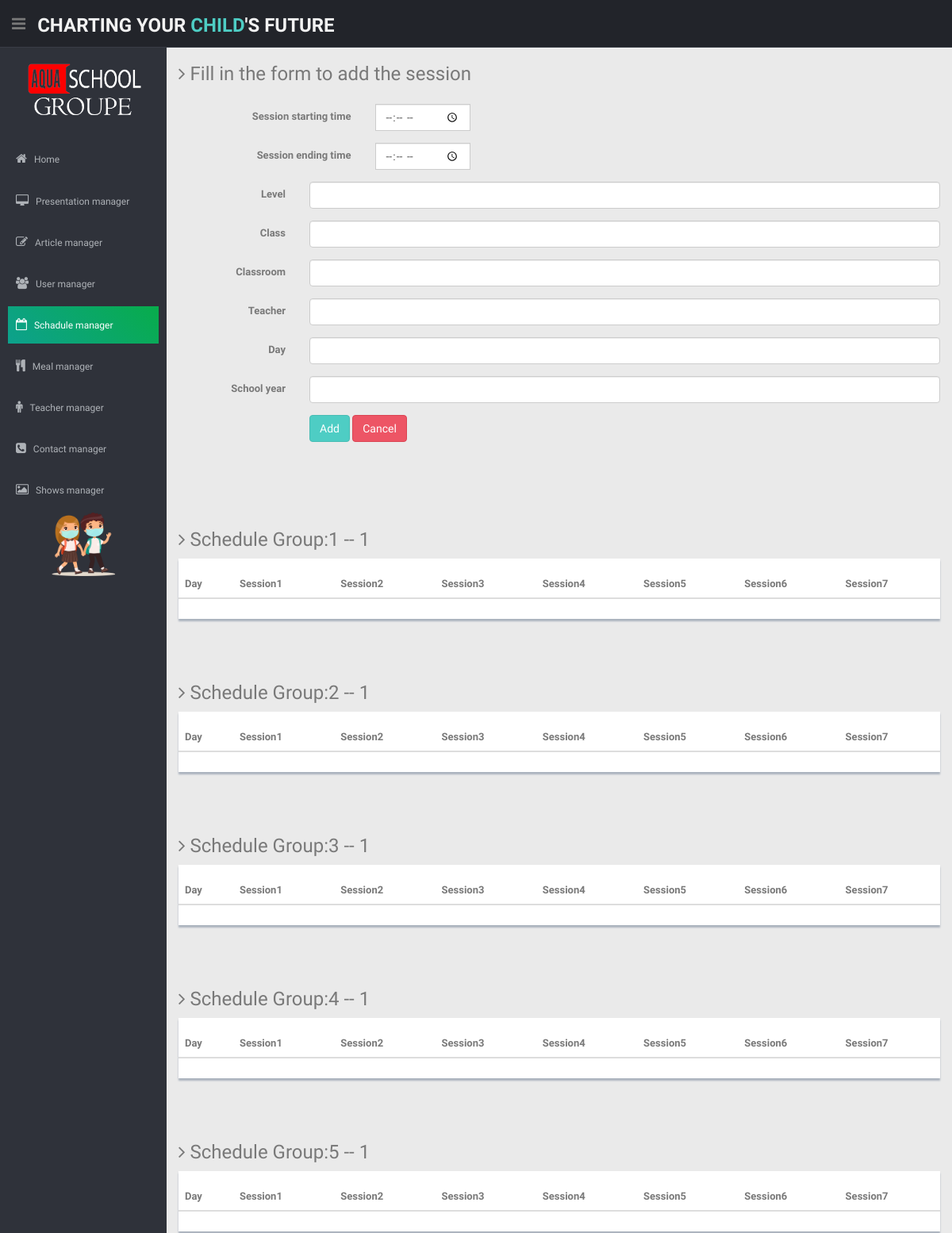
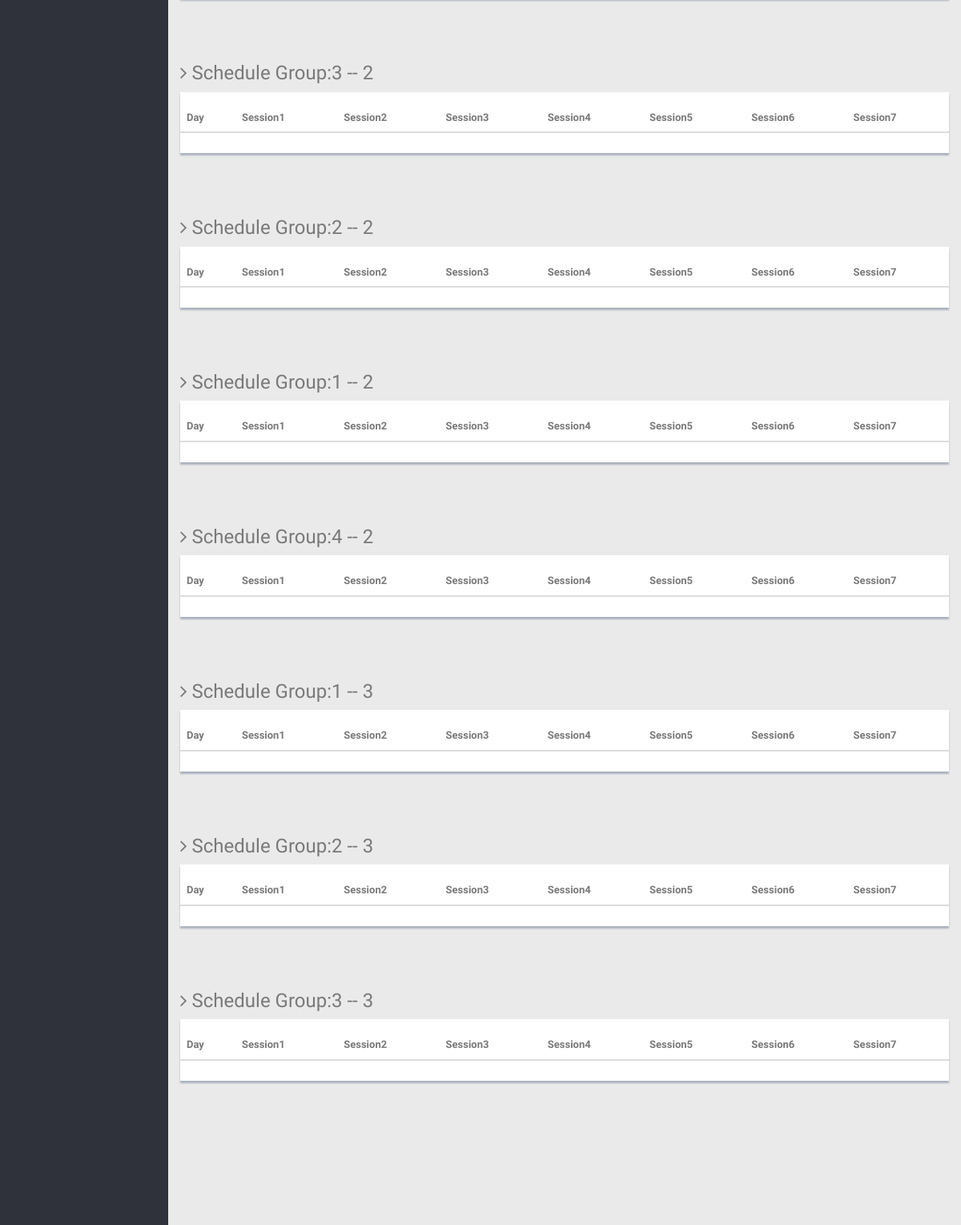
/scheduleView.php, run on the app's committed database (2 pictures, top to bottom).
### tables this page shows
CREATE TABLE IF NOT EXISTS `classes` (
  `id_class` int(11) NOT NULL AUTO_INCREMENT,
  `name_class` varchar(255) NOT NULL,
  `id_level` int(11) NOT NULL,
  PRIMARY KEY (`id_class`)
);

### scheduleView.php (the view, shortened to what this page needs)
<!DOCTYPE html>
<html lang="en">
<head>
  <link href="lib/bootstrap/css/bootstrap.min.css" rel="stylesheet">
  <link href="lib/font-awesome/css/font-awesome.css" rel="stylesheet" />
  <link href="css/style.css" rel="stylesheet">
  <link href="css/style-responsive.css" rel="stylesheet">
</head>
<body>
<section id="container">
    <header class="header black-bg">
      <div class="sidebar-toggle-box">
        <div class="fa fa-bars tooltips" data-placement="right" data-original-title="Toggle Navigation"></div>
      </div>
      <a href="index.php" class="logo"><b>Charting your <span>CHILD</span>'s future</b></a>
    </header>
    <aside>
      <div id="sidebar" class="nav-collapse ">
        <ul class="sidebar-menu" id="nav-accordion">
          <p class="centered"><a href="profile.html"><img data-placement="left" src="img/Artboard 5.png"  width="150"></a></p>
          <li class="mt">
            <a  href="index.php">
              <i class="fa fa-home"></i>
              <span>Home</span>
              </a>
          </li>
          <li class="sub-menu">
            <a href="javascript:;">
              <i class="fa fa-desktop"></i>
              <span>Presentation manager</span>
              </a>
          </li>
           <li class="sub-menu">
            <a href="javascript:;">
              <i class="fa fa-edit"></i>
              <span>Article manager</span>
              </a>
          </li>
          <li class="sub-menu">
            <a  href="javascript:;">
              <i class="fa fa-users"></i>
              <span>User manager</span>
              </a>
          </li>
           <li class="sub-menu">
            <a class="active" href="javascript:;">
              <i class="fa fa-calendar-o"></i>
              <span>Schadule manager</span>
              </a>
          </li>
          <li class="sub-menu">
            <a href="javascript:;">
              <i class="fa fa-cutlery"></i>
              <span>Meal manager</span>
              </a>
          </li>
           <li class="sub-menu">
            <a href="javascript:;">
              <i class="fa fa-male"></i>
              <span>Teacher manager</span>
              </a>
          </li>
          <li class="sub-menu">
            <a href="javascript:;">
              <i class="fa fa-phone-square"></i>
              <span>Contact manager</span>
              </a>
          </li>
           <li class="sub-menu">
            <a href="javascript:;">
              <i class="fa fa-picture-o"></i>
              <span>Shows manager</span>
              </a>
          </li>
          <p class="centered"><a href="profile.html"><img data-placement="left" src="img/Artboard_3.png"  width="80"></a></p>
    </aside>
    <section id="main-content">
      <section class="wrapper">
        <h3><i class="fa fa-angle-right"></i> Fill in the form to add the session</h3>
        <div class="row mt">
          <div class="col-lg-12">
            <div class="form-panel">
              <div class="form">
                <form class="cmxform form-horizontal style-form" id="signupForm" method="POST" action="">
                <div class="form-group">
                  <label class="control-label col-md-3">Session starting time</label>
                  <div class="col-md-4">
                    <div class="input-group bootstrap-timepicker">
                      <input type="time" class="form-control timepicker-24" name="start">
                    </div>
                  </div>
                </div>
                <div class="form-group">
                  <label class="control-label col-md-3">Session ending time</label>
                  <div class="col-md-4">
                    <div class="input-group bootstrap-timepicker">
                      <input type="time" class="form-control timepicker-24" name="end">
                    </div>
                  </div>
                </div>
                <div class="form-group ">
                    <label for="firstname" class="control-label col-lg-2">Level</label>
                    <div class="col-lg-10">
                      <input class=" form-control" list="browsers" name="browser" id="browser" >
                    </div>
                  </div>
                  <div class="form-group ">
                    <label for="firstname" class="control-label col-lg-2">Class</label>
                    <div class="col-lg-10">
                      <input class=" form-control" id="class" name="class" type="text" />
                    </div>
                  </div>
                  <div class="form-group ">
                    <label for="firstname" class="control-label col-lg-2">Classroom</label>
                    <div class="col-lg-10">
                      <input class=" form-control" id="classroom" name="classroom" type="text" />
                    </div>
                  </div>
                  <div class="form-group ">
                    <label for="firstname" class="control-label col-lg-2">Teacher</label>
                    <div class="col-lg-10">
                      <input class=" form-control" id="teacher" name="teacher" type="text" />
                    </div>
                  </div>
                  <div class="form-group ">
                    <label for="firstname" class="control-label col-lg-2">Day</label>
                    <div class="col-lg-10">
                      <input class=" form-control" id="day" name="day" type="text" />
                    </div>
                  </div>
                  <div class="form-group ">
                    <label for="firstname" class="control-label col-lg-2">School year</label>
                    <div class="col-lg-10">
                      <input class=" form-control" id="sy" name="sy" type="text" />
                    </div>
                  </div>
                  <div class="form-group">
                    <div class="col-lg-offset-2 col-lg-10">
                      <button class="btn btn-theme" type="submit" name="submit">Add</button>
                      <button class="btn btn-theme04" type="reset">Cancel</button>
                    </div>
                  </div>
                </form>
              </div>
            </div>
          </div>
        </div>
      </section>
    </section>
    <section id="main-content">
    <?php
                        $host = "localhost";
                         $username = "root";
                        $password = "";
                        $database = "admin_aqua";
                               $conn = new PDO("mysql:host=$host; dbname=$database", $username, $password);
                               $conn->setAttribute(PDO::ATTR_ERRMODE, PDO::ERRMODE_EXCEPTION);
                               $stmnt2=$conn->prepare("SELECT * FROM classes ORDER BY id_level");
                              $stmnt2->execute();
                              $details2=$stmnt2->fetchAll();
                              foreach($details2 as $detail2){
                                ?>
                                <section class="wrapper">
      <h3><i class="fa fa-angle-right"></i> Schedule Group:<?php          echo $detail2['name_class']; echo " -- "; echo $detail2['id_level']; ?> </h3>
                                <div class="row">
       <div class="col-md-12">
      <div class="content-panel">
              <table class="table">
                <thead>
                  <tr>
                    <th>Day</th>
                    <th>Session1</th>
                    <th>Session2</th>
                    <th>Session3</th>
                    <th>Session4</th>
                    <th>Session5</th>
                    <th>Session6</th>
                    <th>Session7</th>
                  </tr>
                </thead>
              </table>
            </div>
          </div>
          <?php }?>
  </section>
</body>
</html>

### css/style.css (style rules this page uses)
body { color: #797979; background: #eaeaea; font-family: 'Ruda', sans-serif; padding: 0px !important; margin: 0px !important; font-size:13px; }
ul li { list-style: none; }
a, a:hover, a:focus { text-decoration: none; outline: none; }
#container { width: 100%; height: 100%; }
.btn-theme { color: #fff; background-color: #4ECDC4; border-color: #48bcb4; }
.btn-theme04 { color: #fff; background-color: #ed5565; border-color: #da4453; }
.centered { text-align: center; }
.mt { margin-top: 25px; }
#sidebar { width: 210px; height: 100%; position: fixed; background: #2f323a; }
#sidebar ul li { position: relative; }
ul.sidebar-menu , ul.sidebar-menu li ul.sub { margin: -2px 0 0; padding: 0; }
ul.sidebar-menu { margin-top: 75px; }
ul.sidebar-menu li { margin-bottom: 5px; margin-left:10px; margin-right:10px; }
ul.sidebar-menu li.sub-menu { line-height: 15px; }
ul.sidebar-menu li a span { display: inline-block; }
ul.sidebar-menu li a { color: #aeb2b7; text-decoration: none; display: block; padding: 15px 0 15px 10px; font-size: 12px; outline: none; -webkit-transition: all 0.3s ease; -moz-transition: all 0.3s ease; -o-transition: all 0.3s ease; -ms-transition: all 0.3s ease; transition: all 0.3s ease; }
ul.sidebar-menu li a.active, ul.sidebar-menu li a:hover, ul.sidebar-menu li a:focus { background: #4ECDC4; background-image: linear-gradient(45deg,#0da18d,#08ac4b); color: #fff; display: block; -webkit-transition: all 0.3s ease; -moz-transition: all 0.3s ease; -o-transition: all 0.3s ease; -ms-transition: all 0.3s ease; transition: all 0.3s ease; }
ul.sidebar-menu li a i { font-size: 15px; padding-right: 6px; }
ul.sidebar-menu li a.active i { color: #fff; }
#main-content { margin-left: 210px; }
.header, .footer { min-height: 60px; padding: 0 15px; }
.header { position: fixed; left: 0; right: 0; z-index: 1002; }
.black-bg { background: #22242a; border-bottom: 1px solid #393d46; }
.wrapper { display: inline-block; margin-top: 60px; padding-left: 15px; padding-right: 15px; padding-bottom: 15px; padding-top: 0px; width: 100%; }
a.logo { font-size: 24px; color: #f2f2f2; float: left; margin-top: 15px; text-transform: uppercase; }
a.logo b { font-weight: 900; }
a.logo span { color: #4ECDC4; }
.sidebar-toggle-box { float: left; padding-right: 15px; margin-top: 20px; }
.sidebar-toggle-box .fa-bars { cursor: pointer; display: inline-block; font-size: 20px; }
.content-panel { background: #ffffff; box-shadow: 0px 3px 2px #aab2bd; padding-top: 15px; padding-bottom: 5px; }

### data on the page
classes: name_class "1", id_level "1"
classes: name_class "2", id_level "1"
classes: name_class "3", id_level "1"
classes: name_class "4", id_level "1"
classes: name_class "5", id_level "1"
classes: name_class "3", id_level "2"
classes: name_class "2", id_level "2"
classes: name_class "1", id_level "2"
classes: name_class "4", id_level "2"
classes: name_class "1", id_level "3"
classes: name_class "2", id_level "3"
classes: name_class "3", id_level "3"
